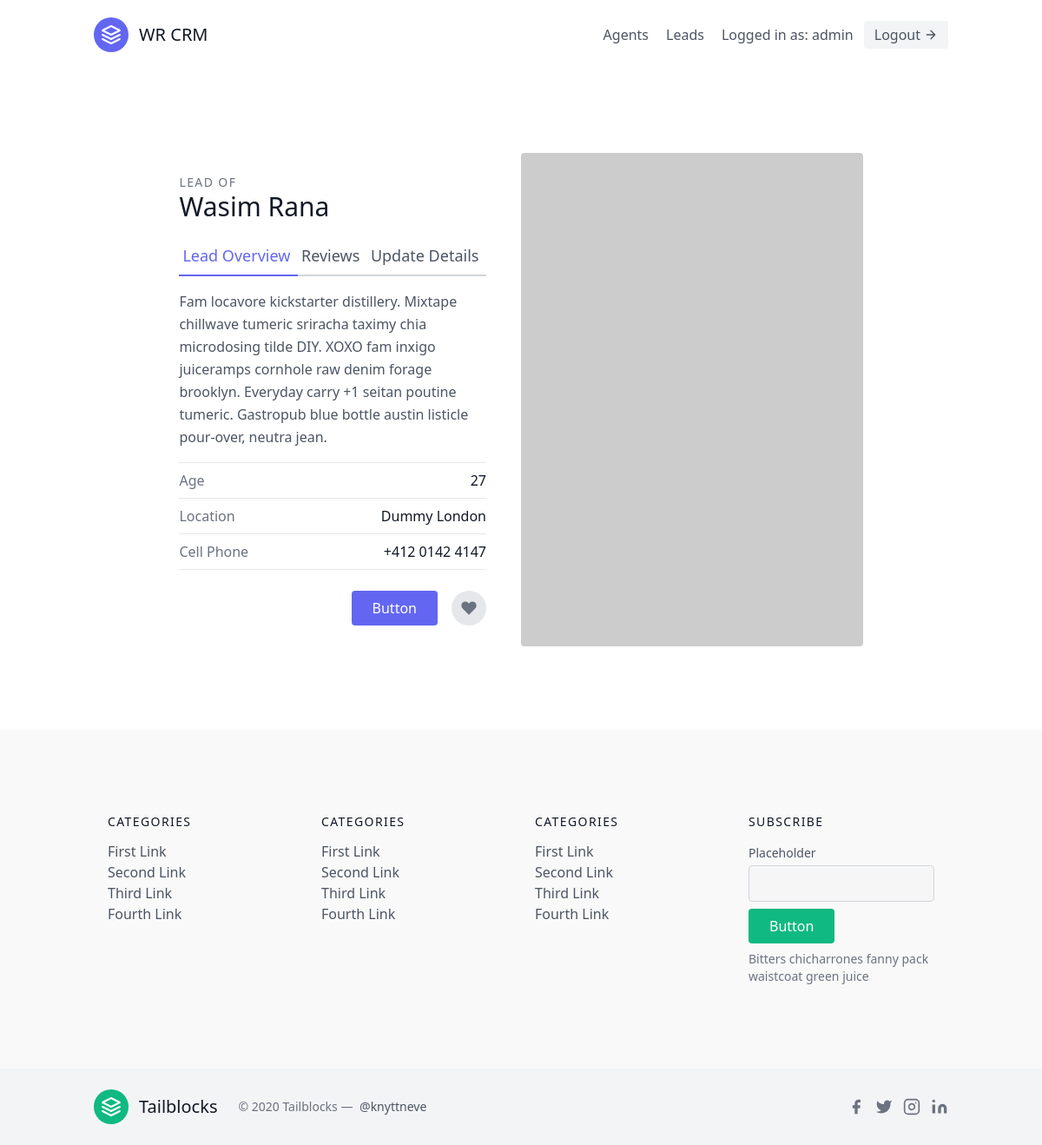
The page /leads/1/ (signed in) on the database its author committed.
### leads/models.py (models this page shows, shortened)
class User(AbstractUser):
    is_organizer = models.BooleanField(default=True)
    is_agent = models.BooleanField(default=False)

class Lead(models.Model):
    first_name = models.CharField(max_length=20)
    last_name = models.CharField(max_length=20)
    age =  models.IntegerField(default=0)
    organization = models.ForeignKey(UserProfile, on_delete=models.CASCADE)
    agent = models.ForeignKey("Agent", null=True, blank=True, on_delete=models.SET_NULL)

### leads/views.py (the view)
# urls.py: path('<int:pk>/', LeadDetailView.as_view(), name='lead-detail'),
class LeadDetailView(OrganizerAndLoginRequiredMixin, generic.DetailView):
    template_name = 'leads/lead_detail.html'
    context_object_name = 'lead'
    def get_queryset(self):
        user = self.request.user
        if user.is_organizer:
            queryset = Lead.objects.filter(organization=user.userprofile)
        else:
            queryset = Lead.objects.filter(organization=user.agent.organization)
            queryset = queryset.filter(agent__user=user)
        return queryset

### agents/mixins.py (called while the page is built)
    def dispatch(self, request, *args, **kwargs):
        if not request.user.is_authenticated or not request.user.is_organizer:
            return redirect("leads:lead-list")
        return super().dispatch(request, *args, **kwargs)

### leads/templates/leads/lead_detail.html
{% extends 'base.html' %}
{% block content %}
<section class="text-gray-600 body-font overflow-hidden">
  <div class="container px-5 py-24 mx-auto">
    <div class="lg:w-4/5 mx-auto flex flex-wrap">
      <div class="lg:w-1/2 w-full lg:pr-10 lg:py-6 mb-6 lg:mb-0">
        <h2 class="text-sm title-font text-gray-500 tracking-widest">LEAD OF</h2>
        <h1 class="text-gray-900 text-3xl title-font font-medium mb-4">{{ lead.first_name }} {{ lead.last_name }}</h1>
        <div class="flex mb-4">
            <a href="{% url 'leads:lead-detail' lead.pk %}" class="flex-grow text-indigo-500 border-b-2 border-indigo-500 py-2 text-lg px-1">
                Lead Overview
            </a>
            <a class="flex-grow border-b-2 border-gray-300 py-2 text-lg px-1">
                Reviews
            </a>
            <a href="{% url 'leads:lead-update' lead.pk %}" class="flex-grow border-b-2 border-gray-300 py-2 text-lg px-1">
                Update Details
            </a>
        </div>
        <p class="leading-relaxed mb-4">Fam locavore kickstarter distillery. Mixtape chillwave tumeric sriracha taximy chia microdosing tilde DIY. XOXO fam inxigo juiceramps cornhole raw denim forage brooklyn. Everyday carry +1 seitan poutine tumeric. Gastropub blue bottle austin listicle pour-over, neutra jean.</p>
        <div class="flex border-t border-gray-200 py-2">
          <span class="text-gray-500">Age</span>
          <span class="ml-auto text-gray-900">{{ lead.age }}</span>
        </div>
        <div class="flex border-t border-gray-200 py-2">
          <span class="text-gray-500">Location</span>
          <span class="ml-auto text-gray-900">Dummy London</span>
        </div>
        <div class="flex border-t border-b mb-6 border-gray-200 py-2">
          <span class="text-gray-500">Cell Phone</span>
          <span class="ml-auto text-gray-900">+412 0142 4147</span>
        </div>
        <div class="flex">
          <button class="flex ml-auto text-white bg-indigo-500 border-0 py-2 px-6 focus:outline-none hover:bg-indigo-600 rounded">Button</button>
          <button class="rounded-full w-10 h-10 bg-gray-200 p-0 border-0 inline-flex items-center justify-center text-gray-500 ml-4">
            <svg fill="currentColor" stroke-linecap="round" stroke-linejoin="round" stroke-width="2" class="w-5 h-5" viewBox="0 0 24 24">
              <path d="M20.84 4.61a5.5 5.5 0 00-7.78 0L12 5.67l-1.06-1.06a5.5 5.5 0 00-7.78 7.78l1.06 1.06L12 21.23l7.78-7.78 1.06-1.06a5.5 5.5 0 000-7.78z"></path>
            </svg>
          </button>
        </div>
      </div>
      <img alt="ecommerce" class="lg:w-1/2 w-full lg:h-auto h-64 object-cover object-center rounded" src="https://dummyimage.com/400x400">
    </div>
  </div>
</section>
{% endblock content %}

### templates/navbar.html (shortened to what this page needs)
<header class="text-gray-600 body-font">
  <div class="container mx-auto flex flex-wrap p-5 flex-col md:flex-row items-center">
    <a class="flex title-font font-medium items-center text-gray-900 mb-4 md:mb-0">
      <svg xmlns="http://www.w3.org/2000/svg" fill="none" stroke="currentColor" stroke-linecap="round" stroke-linejoin="round" stroke-width="2" class="w-10 h-10 text-white p-2 bg-indigo-500 rounded-full" viewBox="0 0 24 24">
        <path d="M12 2L2 7l10 5 10-5-10-5zM2 17l10 5 10-5M2 12l10 5 10-5"></path>
      </svg>
      <span class="ml-3 text-xl">WR CRM</span>
    </a>
    <nav class="md:ml-auto flex flex-wrap items-center text-base justify-center">
      {% if not request.user.is_authenticated %}
        <a href="{% url 'signup' %}" class="mr-5 hover:text-gray-900">Sign Up</a>
      {% else %}
      {% if request.user.is_organizer %}
        <a href="{% url 'agents:agent-list' %}" class="mr-5 hover:text-gray-900">Agents</a>
      {% endif %}
      <a href="{% url 'leads:lead-list' %}" class="mr-5 hover:text-gray-900">Leads</a>
      {% endif %}
    </nav>
    {% if request.user.is_authenticated %}
      Logged in as: {{ request.user.username }}
      <a href="{% url 'logout' %}" class="ml-3 inline-flex items-center bg-gray-100 border-0 py-1 px-3 focus:outline-none hover:bg-gray-200 rounded text-base mt-4 md:mt-0">
          Logout
        <svg fill="none" stroke="currentColor" stroke-linecap="round" stroke-linejoin="round" stroke-width="2" class="w-4 h-4 ml-1" viewBox="0 0 24 24">
          <path d="M5 12h14M12 5l7 7-7 7"></path>
        </svg>
      </a>
    {% endif %}
  </div>
  </header>

### rows shown on the page
User: user.username "admin"
Lead: first_name "Wasim", last_name "Rana", age "27"
